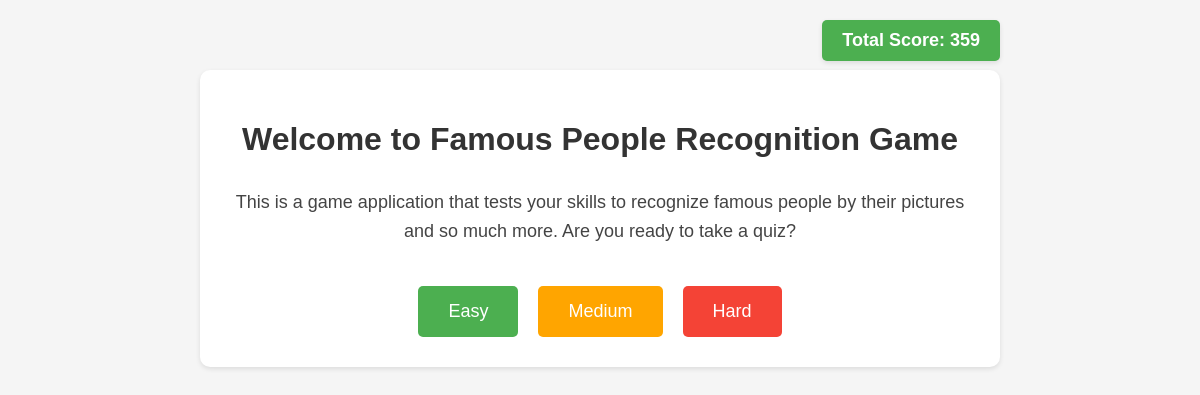
The page / (signed in) on the database as committed earlier.
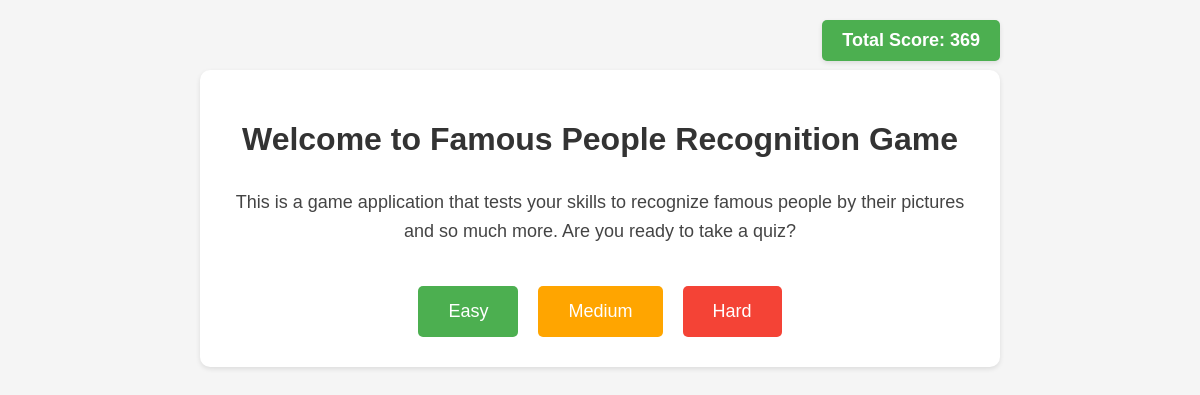
The same page on the database as committed later.
### members/models.py (models this page shows)
class CustomUser(User):
    score = models.IntegerField(default=0)

### members/views.py (the view)
# urls.py: path('', views.difficulty, name='difficulty'),
def difficulty(request):
    if not request.user.is_authenticated:
        return redirect('login')
    request.session['guess_count'] = 0
    request.session['session_score'] = 0
    user = CustomUser.objects.get(id=request.user.id)
    return render(request, 'difficulty.html', {'user': user})

### members/templates/difficulty.html (shortened to what this page needs)
<!DOCTYPE html>
<html>
<head>
</head>
<body>
    <div class="score-display">
        Total Score: {{ user.score }}
    </div>
    <div class="container">
        <h1>Welcome to Famous People Recognition Game</h1>
        <div class="description">
            <p>This is a game application that tests your skills to recognize famous people by their pictures and so much more. Are you ready to take a quiz?</p>
        </div>
        <div class="button-container">
            <a href="{% url 'quiz' 'easy' %}" class="difficulty-button easy">Easy</a>
            <a href="{% url 'quiz' 'medium' %}" class="difficulty-button medium">Medium</a>
            <a href="{% url 'quiz' 'hard' %}" class="difficulty-button hard">Hard</a>
        </div>
    </div>
</body>
</html>

### members/templates/difficulty.html (style rules this page uses)
body { font-family: Arial, sans-serif; max-width: 800px; margin: 0 auto; padding: 20px; text-align: center; background-color: #f5f5f5; position: relative; }
.score-display { position: absolute; top: 20px; right: 20px; background-color: #4CAF50; color: white; padding: 10px 20px; border-radius: 5px; font-size: 18px; font-weight: bold; box-shadow: 0 2px 5px rgba(0,0,0,0.1); }
.container { background-color: white; padding: 30px; border-radius: 10px; box-shadow: 0 2px 5px rgba(0,0,0,0.1); margin-top: 50px; }
h1 { color: #333; margin-bottom: 30px; }
.description { font-size: 18px; line-height: 1.6; color: #444; margin-bottom: 40px; }
.button-container { display: flex; justify-content: center; gap: 20px; margin-top: 30px; }
.difficulty-button { padding: 15px 30px; font-size: 18px; border: none; border-radius: 5px; cursor: pointer; transition: transform 0.2s, background-color 0.2s; text-decoration: none; color: white; }
.easy { background-color: #4CAF50; }
.medium { background-color: #FFA500; }
.hard { background-color: #f44336; }

Rows that differ between the two databases and show on the page:
changed CustomUser: score "359" → "369"
